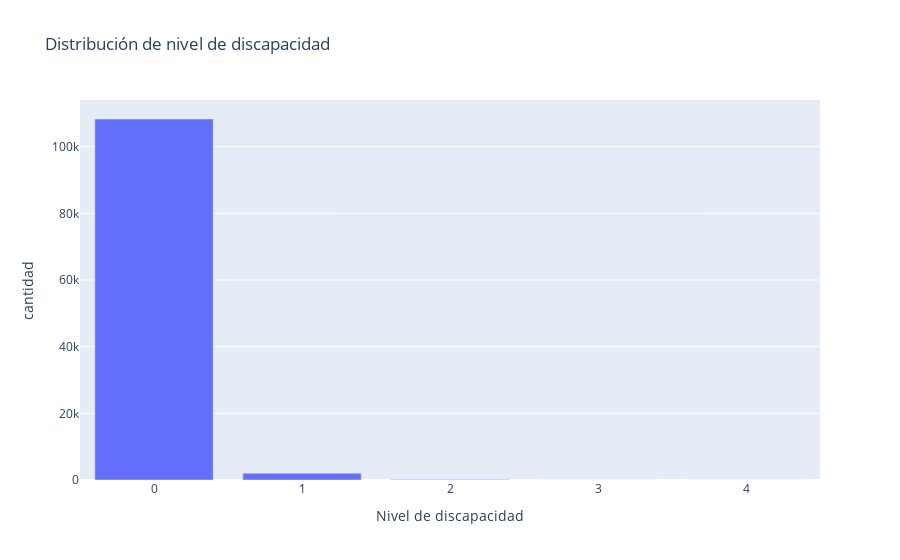

Write notebook code for a chart like this one.
### Markdown cell above
## Interpretación del análisis por SMS recibido

La gráfica anterior muestra la tasa de No-Show según si los pacientes recibieron o no un mensaje de texto (SMS) como recordatorio:

### **Pacientes sin SMS (0):**
- Representan la mayoría de pacientes en el dataset
- Muestran una tasa de No-Show de aproximadamente 9.4%
- Tienen un 70.6% de asistencia a las citas médicas

### **Pacientes con SMS (1):**
- Representan una menor proporción del dataset
- Presentan una tasa de No-Show ligeramente menor de 27.6%
- Tienen un 72.4% de asistencia a las citas


### Observaciones:

1.Aunque se esperaría que los recordatorios SMS redujeran el No-Show, la diferencia es mínima (solo 1.8 puntos porcentuales).

2. Es probable que los SMS se envíen de manera selectiva a ciertos tipos de pacientes o citas, lo que podría explicar la diferencia limitada.

### Code cell
# Análisis de Handcap (Discapacidad)

handcap_counts = archivo['Handcap'].value_counts().sort_index()

fig = px.bar(x=handcap_counts.index, 
             y=handcap_counts.values,
             title="Distribución de nivel de discapacidad",
             labels={'x': 'Nivel de discapacidad', 'y': 'cantidad'})

fig.show()

handcap_noshow = pd.crosstab(archivo['Handcap'], 
                           archivo['No-show'], 
                           normalize='index')

print("Distribución de nivel de discapacidad:")
print(handcap_counts)
print("\nTasa de No-Show por nivel de discapacidad:")
print(handcap_noshow)# Análisis de Handcap (Discapacidad)

### Figure 1 — Plotly figure (JSON) as saved in the notebook; plotly's stock layout.template omitted (floating-point values rounded to 4 significant figures)
{"data": [{"hovertemplate": "Nivel de discapacidad=%{x}<br>cantidad=%{y}<extra></extra>", "legendgroup": "", "marker": {"color": "#636efa", "pattern": {"shape": ""}}, "name": "", "orientation": "v", "showlegend": false, "textposition": "auto", "type": "bar", "x": [0, 1, 2, 3, 4], "xaxis": "x", "y": [108286, 2042, 183, 13, 3], "yaxis": "y"}], "layout": {"barmode": "relative", "legend": {"tracegroupgap": 0}, "title": {"text": "Distribución de nivel de discapacidad"}, "xaxis": {"anchor": "y", "domain": [0, 1], "title": {"text": "Nivel de discapacidad"}}, "yaxis": {"anchor": "x", "domain": [0, 1], "title": {"text": "cantidad"}}}}
